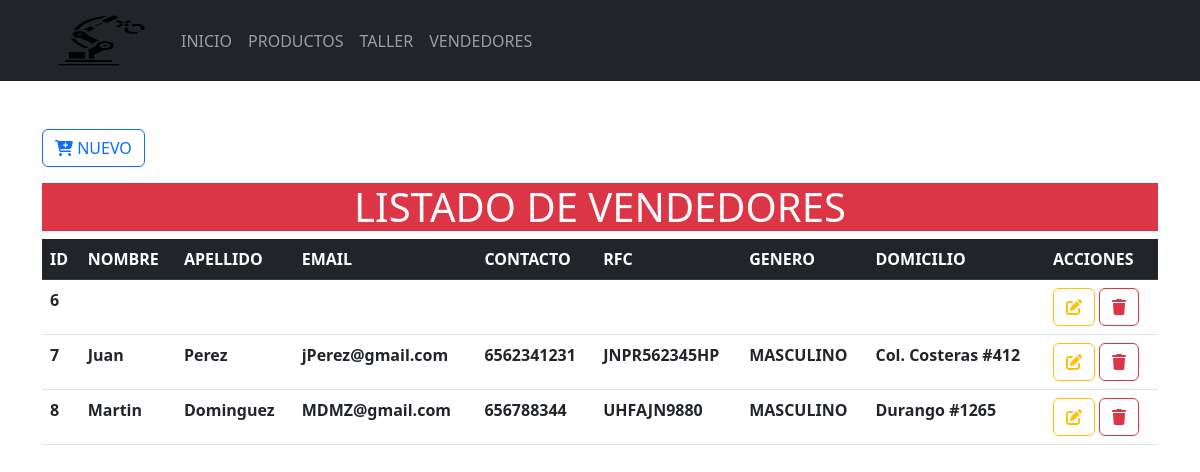
Page /Formularios/vendedores/index.php on the committed database.
### tables this page shows
CREATE TABLE `vendedores` (
  `id_vendedor` int(10) NOT NULL,
  `nombre` varchar(50) NOT NULL,
  `apellido` varchar(50) NOT NULL,
  `email` varchar(50) NOT NULL,
  `contacto` varchar(50) NOT NULL,
  `rfc` varchar(50) NOT NULL,
  `genero` varchar(50) NOT NULL,
  `domicilio` varchar(50) NOT NULL
);

### Formularios/vendedores/index.php (the view, shortened to what this page needs)
<?php
include_once("../../config/conexion.php")
?>
<!doctype html>
<html lang="es">
<head>
    <link rel="stylesheet" href="<?php echo base_url; ?>css/bootstrap.min.css">
<body>
    <header>
        <nav class="navbar navbar-expand-lg bg-dark" data-bs-theme="dark">
            <div class="container">
                <a class="navbar-brand" href="<?php echo base_url; ?>">
                    <img src="<?php echo base_url; ?>img/logo.png" alt="logo" height="55" width="115">
                </a>
                <div class="collapse navbar-collapse" id="mi-menu">
                    <ul class="navbar-nav">
                        <li class="nav-item">
                            <a class="nav-link" href="<?php echo base_url; ?>">INICIO</a>
                        </li>
                        <li class="nav-item">
                            <a class="nav-link" href="<?php echo base_url; ?>Formularios/productos/index.php">PRODUCTOS</a>
                        </li>
                        <li class="nav-item">
                            <a class="nav-link" href="<?php echo base_url; ?>Formularios/taller/index.php">TALLER</a>
                        </li>
                        <li class="nav-item">
                            <a class="nav-link" href="<?php echo base_url; ?>Formularios/vendedores/index.php">VENDEDORES</a>
                        </li>
                    </ul>
                </div>
            </div>
        </nav>
    </header>
    <div class="container-lg mt-5">
        <a href="crear.php" type="button" class="btn btn-outline-primary mb-3">
            <i class="fa-solid fa-cart-plus fa-beat"></i>
            NUEVO
        </a>
        <h1 class="text-center bg-danger text-light ">LISTADO DE VENDEDORES</h1>
        <div class="table-responsive-sm">
            <table class="table table-hover">
                <thead class="table-dark">
                    <tr>
                        <th scope="col">ID</th>
                        <th scope="col">NOMBRE</th>
                        <th scope="col">APELLIDO</th>
                        <th scope="col">EMAIL</th>
                        <th scope="col">CONTACTO</th>
                        <th scope="col">RFC</th>
                        <th scope="col">GENERO</th>
                        <th scope="col">DOMICILIO</th>
                        <th scope="col">ACCIONES</th>
                    </tr>
                </thead>
                <tbody>
                    <?php
                    $sql = $conexion->query("SELECT * FROM vendedores");
                    while ($resultado = $sql->fetch_assoc()) {
                    ?>
                        <tr>
                            <th scope="row"><?php echo $resultado['id_vendedor'] ?></th>
                            <th scope="row"><?php echo $resultado['nombre'] ?></th>
                            <th scope="row"><?php echo $resultado['apellido'] ?></th>
                            <th scope="row"><?php echo $resultado['email'] ?></th>
                            <th scope="row"><?php echo $resultado['contacto'] ?></th>
                            <th scope="row"><?php echo $resultado['rfc'] ?></th>
                            <th scope="row"><?php echo $resultado['genero'] ?></th>
                            <th scope="row"><?php echo $resultado['domicilio'] ?></th>
                            <th scope="row">
                                <a href="<?php echo base_url; ?>Formularios/vendedores/actualizar.php?Id=<?php echo $resultado['id_vendedor'] ?>" class="btn btn-outline-warning">
                                    <i class="fa-solid fa-pen-to-square fa-beat"></i>
                                </a>
                                <a href="<?php echo base_url; ?>CRUDM/eliminarDatos.php?Id=<?php echo $resultado['id_vendedor'] ?>" class="btn btn-outline-danger">
                                    <i class="fa-solid fa-trash fa-beat"></i>
                                </a>
                            </th>
                        </tr>
                    <?php
                    }
                    ?>
                </tbody>
            </table>
        </div>
    </div>
</body>
</html>

### rows in the picture
vendedores: id_vendedor "6"
vendedores: id_vendedor "7", nombre "Juan", apellido "Perez", email "jPerez@gmail.com", contacto "6562341231", rfc "JNPR562345HP", genero "MASCULINO", domicilio "Col. Costeras #412"
vendedores: id_vendedor "8", nombre "Martin", apellido "Dominguez", email "MDMZ@gmail.com", contacto "656788344", rfc "UHFAJN9880", genero "MASCULINO", domicilio "Durango #1265"
